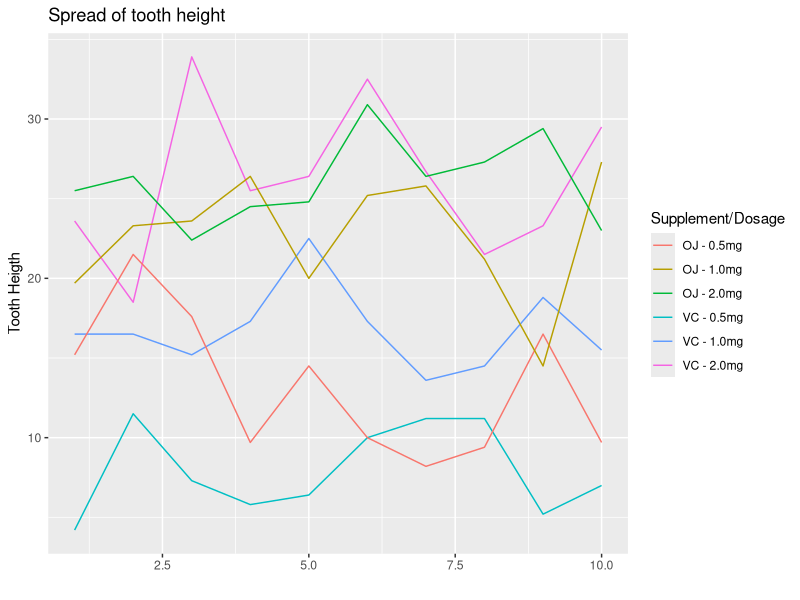

This chart was generated by the following R code: (Note: this script raises an error after producing the figure.)
## ---- chunk 1
#Loading required library and datasets.
library(datasets)
library(ggplot2)
data(ToothGrowth)

#Preview the data
head(ToothGrowth)

#Subset the data by supplement and dosage
suppVC1 <- ToothGrowth$len[1:10]
suppVC2 <- ToothGrowth$len[11:20]
suppVC3 <- ToothGrowth$len[21:30]

suppOJ1 <- ToothGrowth$len[31:40]
suppOJ2 <- ToothGrowth$len[41:50]
suppOJ3 <- ToothGrowth$len[51:60]

exPlot <- qplot(x = 1:10, y = suppVC1, geom = 'line', color = "VC - 0.5mg", 
                ylab = "Tooth Heigth", xlab ="", main="Spread of tooth height") +   
     geom_line(aes(y = suppVC2, color = "VC - 1.0mg")) +   
     geom_line(aes(y = suppVC3, color = "VC - 2.0mg")) +   
     geom_line(aes(y = suppOJ1, color = "OJ - 0.5mg")) +   
     geom_line(aes(y = suppOJ2, color = "OJ - 1.0mg")) +   
     geom_line(aes(y = suppOJ3, color = "OJ - 2.0mg")) +
     guides(color=guide_legend(title="Supplement/Dosage"))
exPlot

suppMeans <- c(mean(suppVC1), mean(suppVC2), mean(suppVC3),
               mean(suppOJ1), mean(suppOJ2), mean(suppOJ3))
names(suppMeans) <- c("VC 0.5mg", "VC 1.0mg", "VC 2.0mg", "OJ 0.5mg", "OJ 1.0mg", "OJ 2.0mg")

#Plot the average tooth heigth for each supplemt and dosage.
meanPlot <- qplot(seq_along(suppMeans), suppMeans, geom = "bar", stat="identity",
          fill = names(suppMeans), xlab ="", ylab = "Tooth Height",
          main = "Average Tooth Heigth") +
          guides(fill=guide_legend(title="Supplement/Dosage"))
meanPlot
## ---- chunk 2
#Average heigth in each case.
suppMeans

#Standerd Deviations
suppSD <- c(sd(suppVC1), sd(suppVC2), sd(suppVC3), sd(suppOJ1), sd(suppOJ2), sd(suppOJ3))
names(suppSD) <- c("VC 0.5", "VC 1.0", "VC 2.0", "OJ 0.5", "OJ 1.0", "OJ 2.0")
suppSD
## ---- chunk 3
#Comparing OJ and VJ for 0.5 dosage
t.test(suppOJ1, suppVC1, paired = FALSE, var.equal = FALSE)

#Comparing OJ and VJ for 0.5 dosage
t.test(suppOJ2, suppVC2, paired = FALSE, var.equal = FALSE)

#Comparing OJ and VJ for 0.5 dosage
t.test(suppOJ3, suppVC3, paired = FALSE, var.equal = FALSE)
